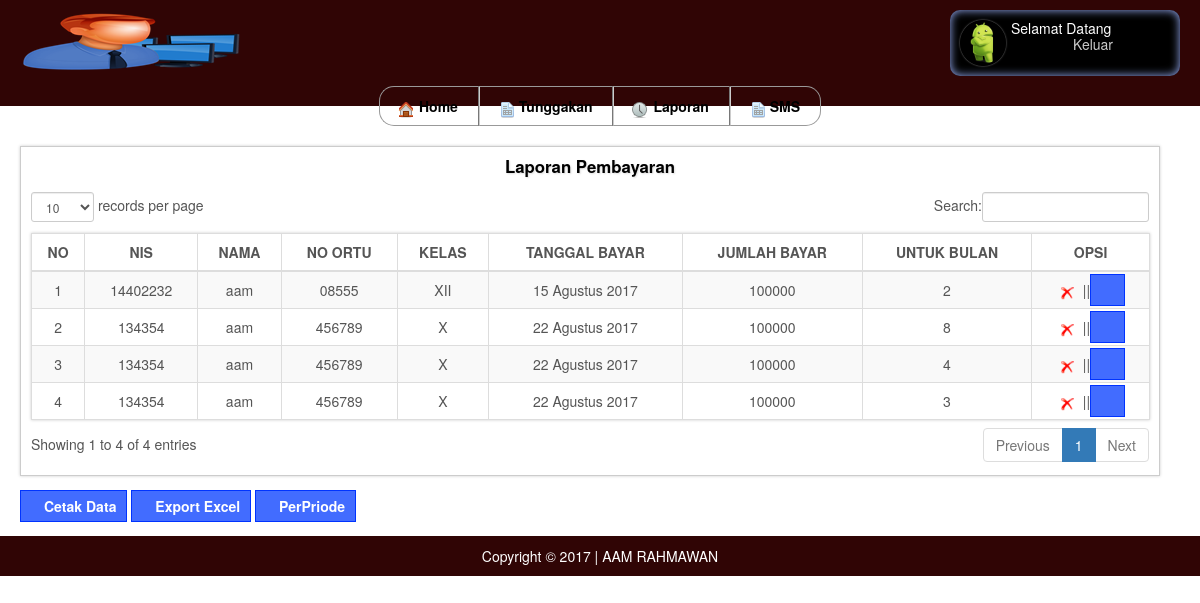
The page /pages/laporan_p.php on the database its author committed.
### tables this page shows
CREATE TABLE `t_bayar` (
  `id` int(11) NOT NULL,
  `nis` int(30) NOT NULL,
  `nama` varchar(50) NOT NULL,
  `no` varchar(50) NOT NULL,
  `kelas` enum('X','XI','XII') NOT NULL,
  `tanggal` date NOT NULL,
  `jumlah` int(30) NOT NULL,
  `untukbulan` varchar(30) NOT NULL
);

### pages/fungsi_indotgl.php (called while the page is built, shortened)
<?php
   function tgl_indo($tgl){
            $tanggal = substr($tgl,8,2);
            $bulan   = getBulan(substr($tgl,5,2));
            $tahun   = substr($tgl,0,4);
            return $tanggal.' '.$bulan.' '.$tahun;
    }
    function getBulan($bln){
                switch ($bln){
                    case 8:
                        return "Agustus";
                        break;
                }
            }
?>

### pages/laporan_p.php (the view, shortened to what this page needs)
<!DOCTYPE html>
<?php
include "../koneksi.php";
  ?>
<html>
<head>
    <link rel="stylesheet" type="text/css" href="style.css">
    <link href="data/css/dataTables.bootstrap.css" rel="stylesheet" />
    <link href="data/css/bootstrap.css" rel="stylesheet" />
    <link href="bootstrap-modal/css/bootstrap-modal-bs3patch.css" rel="stylesheet" />
    <link href="bootstrap-modal/css/bootstrap-modal.css" rel="stylesheet" />
</head>
<body>
<?php
include "header.php"
?>
 <div id="content">
            <table border="0" width="100%" cellpadding="0" cellspacing="0">
                <tr valign="top">
                    <td width="75%" style="padding-right:20px;">
                        <div id="body">
                            <center><div class="title"><big>Laporan Pembayaran</big></div></center>
                            <div class="body">
                                <form action="" method="post">
                              <table class="table table-striped table-bordered table-hover" id="dataTables-example">
<thead>
   <tr>
    <th>NO</th>
    <th>NIS</th>
    <th>NAMA</th>
    <th>NO ORTU</th>
    <th>KELAS</th>
    <th>TANGGAL BAYAR</th>
    <th>JUMLAH BAYAR</th>
    <th>UNTUK BULAN</th>
    <th>OPSI</th>
  </tr>
</thead>
<tbody>
<?php
include "fungsi_indotgl.php";
$query  = "SELECT * FROM t_bayar";
$tampil = mysqli_query($db, $query);
$no =1;
while($data = mysqli_fetch_array($tampil)) {
@$tanggal = tgl_indo($data[tanggal]);
?>
<tr>
    <td align="center"><?php echo $no; ?></td>
    <td align="center"><?php echo $data['nis'] ?></td>
    <td align="center"><?php echo $data['nama'] ?></td>
    <td align="center"><?php echo $data['no'] ?></td>
    <td align="center"><?php echo $data['kelas'] ?></td>
    <?php
     echo "
  <td align=center>$tanggal</td>";
  ?>
    <td align="center"><?php echo $data['jumlah'] ?></td>
    <td align="center"><?php echo $data['untukbulan'] ?></td>
    <td width= "100px" align="center">
    <a href="laporan_p.php?id=<?php echo $data['id']; ?>" onClick='return confirm("Apakah Ada yakin menghapus?")'><img src="../images/delete.png"></a> ||
  <a href="../report/kwitansi.php?id=<?php echo $data['id']; ?>" name="cetak" target="blank"></a><br>
  </td>
</tr>
<?php
$no++;
}
?>
</tbody>
</table>
</table>
<a href="../report/print.php" name="cetak" target="blank">Cetak Data</a>
<a href="../report/export_excel.php" name="cetak" target="blank">Export Excel</a>
<a href="../report/pertanggal.php" name="cetak" target="blank">PerPriode</a><br>
</div>
<?php
include "../footer.php"
?>
</body>
</html>

### pages/header.php (shortened to what this page needs)
<!DOCTYPE html>
<html>
<head>
</head>
<body>
	<div id="container">
    	<div id="header">
        	<div id="logo">
            	<img src="../images/admin.png">
            </div>
            <div id="info">
            	<img src="../images/android.png">
                 Selamat Datang <?php echo @$_SESSION['mysesi'] ?><br>
                 <center><a href="logout.php" onClick='return confirm("Apakah Ada yakin akan keluar?")'>Keluar</a></center>
            </div>
        </div>
    </div>
        <div id="menu">
        <ul>
            <li class="utama"><a class="left" href="home.php"><img src="../images/home.png">Home</a></li>
            <li class="utama"><a class="center " href="form.html"><img src="../images/menu5.png">Tunggakan</a></li>
            <li class="utama"><a class="center" href=""><img src="../images/menu3.png">Laporan</a>
        </li>
            <li class="utama"><a class="right" href="form.html" target="_blank"><img src="../images/menu5.png">SMS</a></li>
        </ul>
        </div>
</body>
</html>

### footer.php (shortened to what this page needs)
<div id="footer">
	Copyright &copy; 2017 | AAM RAHMAWAN<br>
</div>

### pages/style.css (style rules this page uses)
body { background:#EEE; font-family:Tahoma, Geneva, sans-serif; font-size:12px; padding:0; margin:0; }
a[name="cetak"] { background:#426CFF url(../images/detail.png) 5px 5px no-repeat; border:1px solid #03F; padding:5px 10px 5px 23px; font-weight:bold; color:#FFF; cursor:pointer; }
table th { text-align: center; }
#container { margin:0 auto; }
#header { background-color:#300505; padding:10px 20px; color:#FFF; }
#header #logo { float:left; }
#header #info { float:right; background-color:#000; padding:10px 5px; width:230px; border-radius:10px; box-shadow:0px 0px 10px #9DB4FF inset; line-height:16px; }
#header #info img { float:left; border:none; margin:0px 5px; width:46px; height:46px; border-radius:46px; border:2px solid #000; box-shadow:0px 0px 2px #999999; }
#header a { color:#CCC; }
#menu { background:url(../images/bg-menu.png) repeat-x; text-align:center; margin-bottom:20px; }
#menu ul { list-style:none; margin:0; padding: 0; }
#menu ul li.utama { display: inline-table; }
#menu ul li a { display: block; text-decoration: none; }
#menu img { margin:0 5px -3px -2px; }
#menu a { background:url(../images/bg-menu-link.png) repeat-x; display:inline-block; padding:9px 20px; color:#000; font-weight:bold; text-decoration:none; margin-left:-2px; margin-right:-2px; }
#menu a.left { border-top:1px solid #999; border-bottom:1px solid #999; border-left:1px solid #999; border-top-left-radius:15px; border-bottom-left-radius:15px; }
#menu a.center { border-top:1px solid #999; border-bottom:1px solid #999; border-left:2px groove #CCC; }
#menu a.right { border-top:1px solid #999; border-bottom:1px solid #999; border-right:1px solid #999; border-left:2px groove #CCC; border-top-right-radius:15px; border-bottom-right-radius:15px; }
#content { margin:20px; color:#555; }
#content #body { background:#FFF; margin-bottom:20px; border:1px solid #CCCCCC; box-shadow:0px 0px 3px #CCC; }
#content #body .title { background:url(../images/bg-body-title.png) repeat-x; padding:7px 10px; font-size:14px; font-weight:bold; text-shadow:1px 1px 2px #DDD; color:#000; }
#content #body .body { padding:7px 10px; }
#footer { background-color:#300505; padding:10px 20px; color:#FFF; text-align:center; }
.table { border-collapse:collapse; box-shadow:0px 0px 3px #CCC; margin-bottom:20px; }
.table, .table th, .table td { border:1px solid #CCC; padding:7px 10px; }
.table td img { margin:0 5px -3px 5px; }

### rows shown on the page
t_bayar: nis "14402232", nama "aam", no "08555", kelas "XII", tanggal "15 Agustus 2017", jumlah "100000", untukbulan "2"
t_bayar: nis "134354", nama "aam", no "456789", kelas "X", tanggal "22 Agustus 2017", jumlah "100000", untukbulan "8"
t_bayar: nis "134354", nama "aam", no "456789", kelas "X", tanggal "22 Agustus 2017", jumlah "100000", untukbulan "4"
t_bayar: nis "134354", nama "aam", no "456789", kelas "X", tanggal "22 Agustus 2017", jumlah "100000", untukbulan "3"
